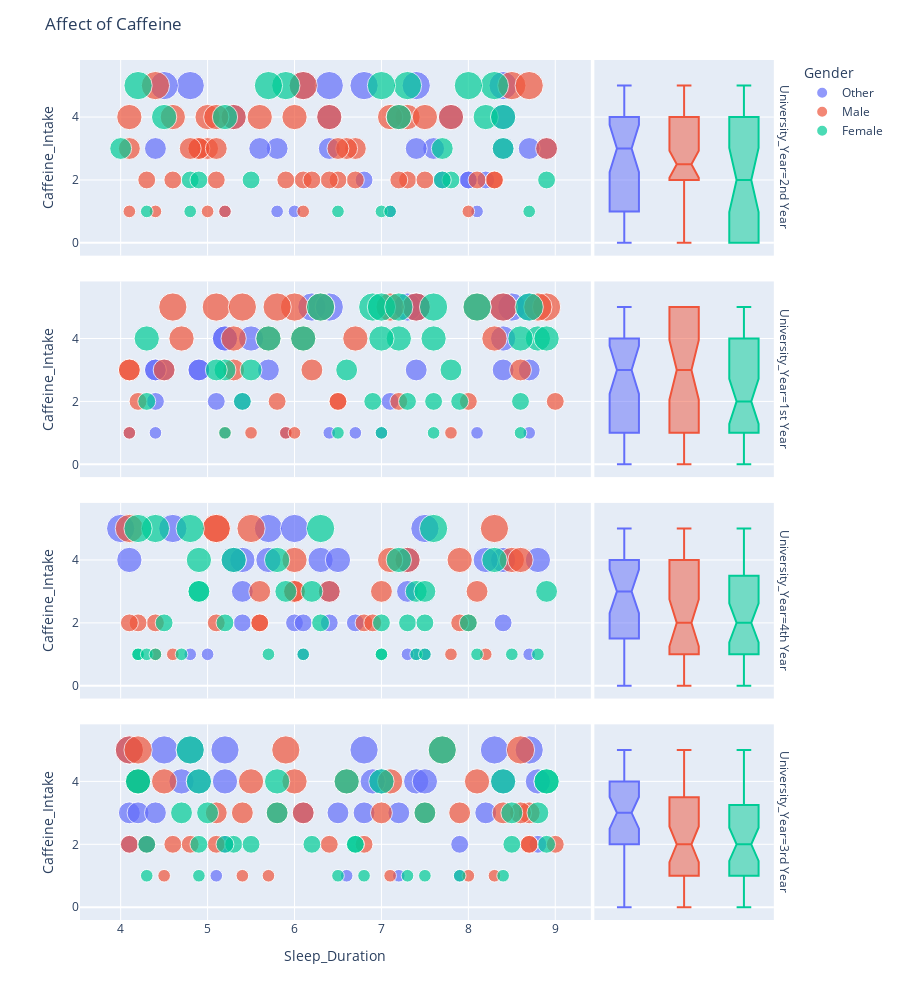

Write notebook code for a chart like this one.
### Markdown cell above
<a id="35"></a>
### <div style="text-align:left; border-radius:15px; padding:20px; color:Black; margin:0; font-size:100%; font-family:Arial; background-color:#48cae4; overflow:hidden"><b>⚡ 5. Affect of Caffeine with Sleeping </b>
<a href="#table-of-contents" style="font-family: Arial, sans-serif; font-size: 15px; background-color: #7b2cbf; color: #ffffff; padding: 7px 15px; text-decoration: none; border-radius: 15px;">
        [Table of Content 📜⬆️]
</a>
</div>

### Code cell
fig = px.scatter(
    dfc,
    y=dfc['Caffeine_Intake'],
    x=dfc['Sleep_Duration'],
    color=dfc['Gender'],
    size=dfc['Caffeine_Intake'],
    #symbol = dfc['University_Year'],
    facet_row=dfc['University_Year'],
    marginal_y='box'
   
)

fig.update_layout(
    title='Affect of Caffeine',
    height=1000,
)
fig.show()

### Figure 1 — Plotly figure (JSON) as saved in the notebook; plotly's stock layout.template omitted (floating-point values rounded to 4 significant figures)
{"data": [{"hovertemplate": "Gender=Other<br>University_Year=2nd Year<br>Sleep_Duration=%{x}<br>Caffeine_Intake=%{marker.size}<extra></extra>", "legendgroup": "Other", "marker": {"color": "#636efa", "size": [2, 3, 1, 5, 0, 2, 1, 0, 5, 4, 3, 5, 1, 5, 4, 4, 3, 3, 4, 0, 0, 0, 5, 3, 2, 3, 2, 5, 3, 1, 0, 0, 1, 0, 5, 3, 2, 3, 0], "sizemode": "area", "sizeref": 0.0125, "symbol": "circle"}, "mode": "markers", "name": "Other", "orientation": "v", "showlegend": true, "type": "scatter", "x": [7.7, 5.8, 6, 4.8, 5.1, 8, 8.1, 8, 6.8, 5.3, 4.4, 7.4, 5.2, 4.5, 8.4, 6.4, 6.4, 5.6, 7.8, 4.6, 7.1, 7.5, 8.4, 7.6, 6.8, 8.4, 8.2, 6.1, 8.9, 5.8, 7.9, 7.9, 7.1, 7.1, 6.4, 7.4, 8, 8.7, 8.5], "xaxis": "x7", "y": [2, 3, 1, 5, 0, 2, 1, 0, 5, 4, 3, 5, 1, 5, 4, 4, 3, 3, 4, 0, 0, 0, 5, 3, 2, 3, 2, 5, 3, 1, 0, 0, 1, 0, 5, 3, 2, 3, 0], "yaxis": "y7"}, {"alignmentgroup": "True", "hovertemplate": "Gender=Other<br>University_Year=2nd Year<br>Caffeine_Intake=%{y}<extra></extra>", "legendgroup": "Other", "marker": {"color": "#636efa", "symbol": "circle"}, "name": "Other", "notched": true, "offsetgroup": "Other", "showlegend": false, "type": "box", "xaxis": "x8", "y": [2, 3, 1, 5, 0, 2, 1, 0, 5, 4, 3, 5, 1, 5, 4, 4, 3, 3, 4, 0, 0, 0, 5, 3, 2, 3, 2, 5, 3, 1, 0, 0, 1, 0, 5, 3, 2, 3, 0], "yaxis": "y8"}, {"hovertemplate": "Gender=Other<br>University_Year=1st Year<br>Sleep_Duration=%{x}<br>Caffeine_Intake=%{marker.size}<extra></extra>", "legendgroup": "Other", "marker": {"color": "#636efa", "size": [3, 3, 1, 5, 5, 4, 5, 2, 2, 3, 1, 1, 5, 3, 1, 5, 4, 0, 3, 5, 0, 1, 0, 4, 1, 2, 5, 3, 1, 5, 3, 3, 0, 2, 0, 3, 1, 4], "sizemode": "area", "sizeref": 0.0125, "symbol": "circle"}, "mode": "markers", "name": "Other", "orientation": "v", "showlegend": false, "type": "scatter", "x": [4.9, 4.9, 4.1, 7.4, 7.3, 5.5, 8.5, 7.1, 5.4, 8.4, 5.9, 6.4, 6.2, 4.4, 6.7, 6.4, 5.2, 8.9, 8.7, 8.7, 8.7, 7, 6.6, 8.4, 4.4, 5.1, 7.4, 5.7, 8.7, 8.4, 7.4, 4.5, 6.8, 4.4, 6.8, 4.4, 8.1, 5.2], "xaxis": "x5", "y": [3, 3, 1, 5, 5, 4, 5, 2, 2, 3, 1, 1, 5, 3, 1, 5, 4, 0, 3, 5, 0, 1, 0, 4, 1, 2, 5, 3, 1, 5, 3, 3, 0, 2, 0, 3, 1, 4], "yaxis": "y5"}, {"alignmentgroup": "True", "hovertemplate": "Gender=Other<br>University_Year=1st Year<br>Caffeine_Intake=%{y}<extra></extra>", "legendgroup": "Other", "marker": {"color": "#636efa", "symbol": "circle"}, "name": "Other", "notched": true, "offsetgroup": "Other", "showlegend": false, "type": "box", "xaxis": "x6", "y": [3, 3, 1, 5, 5, 4, 5, 2, 2, 3, 1, 1, 5, 3, 1, 5, 4, 0, 3, 5, 0, 1, 0, 4, 1, 2, 5, 3, 1, 5, 3, 3, 0, 2, 0, 3, 1, 4], "yaxis": "y6"}, {"hovertemplate": "Gender=Other<br>University_Year=4th Year<br>Sleep_Duration=%{x}<br>Caffeine_Intake=%{marker.size}<extra></extra>", "legendgroup": "Other", "marker": {"color": "#636efa", "size": [4, 1, 2, 4, 5, 1, 1, 2, 4, 4, 1, 5, 4, 2, 4, 2, 2, 1, 4, 4, 4, 4, 5, 3, 3, 1, 5, 1, 5, 3, 0, 2], "sizemode": "area", "sizeref": 0.0125, "symbol": "circle"}, "mode": "markers", "name": "Other", "orientation": "v", "showlegend": false, "type": "scatter", "x": [6.3, 5, 6.4, 4.1, 5.7, 8.7, 6.1, 5.4, 6.5, 5.4, 7.5, 7.5, 5.7, 8.4, 8.4, 6, 6.1, 7.4, 8.8, 5.3, 7.3, 8.2, 4, 5.4, 7.3, 4.8, 6, 7.3, 4.6, 6.4, 5, 6.7], "xaxis": "x3", "y": [4, 1, 2, 4, 5, 1, 1, 2, 4, 4, 1, 5, 4, 2, 4, 2, 2, 1, 4, 4, 4, 4, 5, 3, 3, 1, 5, 1, 5, 3, 0, 2], "yaxis": "y3"}, {"alignmentgroup": "True", "hovertemplate": "Gender=Other<br>University_Year=4th Year<br>Caffeine_Intake=%{y}<extra></extra>", "legendgroup": "Other", "marker": {"color": "#636efa", "symbol": "circle"}, "name": "Other", "notched": true, "offsetgroup": "Other", "showlegend": false, "type": "box", "xaxis": "x4", "y": [4, 1, 2, 4, 5, 1, 1, 2, 4, 4, 1, 5, 4, 2, 4, 2, 2, 1, 4, 4, 4, 4, 5, 3, 3, 1, 5, 1, 5, 3, 0, 2], "yaxis": "y4"}, {"hovertemplate": "Gender=Other<br>University_Year=3rd Year<br>Sleep_Duration=%{x}<br>Caffeine_Intake=%{marker.size}<extra></extra>", "legendgroup": "Other", "marker": {"color": "#636efa", "size": [3, 2, 3, 0, 3, 1, 1, 2, 3, 0, 3, 5, 4, 4, 5, 0, 4, 0, 3, 2, 4, 4, 5, 5, 1, 2, 5, 3, 5, 4, 4, 5, 1, 0, 4, 4, 2, 3, 4], "sizemode": "area", "sizeref": 0.0125, "symbol": "circle"}, "mode": "markers", "name": "Other", "orientation": "v", "showlegend": false, "type": "scatter", "x": [4.1, 8.8, 6.1, 9, 6.5, 7.9, 6.6, 4.1, 6.8, 6.2, 8.2, 4.1, 4.7, 7, 5.2, 8.6, 5.2, 5.4, 4.2, 5.2, 4.9, 6.9, 6.8, 8.3, 7.2, 7.9, 4.5, 7.2, 8.7, 8.8, 7.4, 4.8, 5.1, 5.3, 7.5, 4.2, 4.3, 4.4, 8.4], "xaxis": "x", "y": [3, 2, 3, 0, 3, 1, 1, 2, 3, 0, 3, 5, 4, 4, 5, 0, 4, 0, 3, 2, 4, 4, 5, 5, 1, 2, 5, 3, 5, 4, 4, 5, 1, 0, 4, 4, 2, 3, 4], "yaxis": "y"}, {"alignmentgroup": "True", "hovertemplate": "Gender=Other<br>University_Year=3rd Year<br>Caffeine_Intake=%{y}<extra></extra>", "legendgroup": "Other", "marker": {"color": "#636efa", "symbol": "circle"}, "name": "Other", "notched": true, "offsetgroup": "Other", "showlegend": false, "type": "box", "xaxis": "x2", "y": [3, 2, 3, 0, 3, 1, 1, 2, 3, 0, 3, 5, 4, 4, 5, 0, 4, 0, 3, 2, 4, 4, 5, 5, 1, 2, 5, 3, 5, 4, 4, 5, 1, 0, 4, 4, 2, 3, 4], "yaxis": "y2"}, {"hovertemplate": "Gender=Male<br>University_Year=2nd Year<br>Sleep_Duration=%{x}<br>Caffeine_Intake=%{marker.size}<extra></extra>", "legendgroup": "Male", "marker": {"color": "#EF553B", "size": [1, 1, 2, 4, 5, 3, 0, 3, 3, 1, 2, 3, 0, 3, 2, 2, 1, 2, 2, 4, 3, 5, 5, 2, 2, 3, 5, 2, 0, 2, 2, 2, 4, 0, 2, 4, 4, 0, 0, 4, 4, 4, 2, 4, 1, 4, 4, 3, 1, 4, 3, 2, 4, 3], "sizemode": "area", "sizeref": 0.0125, "symbol": "circle"}, "mode": "markers", "name": "Male", "orientation": "v", "showlegend": true, "type": "scatter", "x": [6.1, 5, 8.3, 7.3, 8.5, 5, 4.7, 4.1, 6.7, 4.1, 7.3, 4.9, 8, 4.9, 5.1, 8.3, 5.2, 4.6, 7.5, 7.1, 6.6, 8.7, 6.1, 6.1, 5.9, 5.1, 4.4, 4.3, 9, 6.7, 6.5, 6.4, 7.5, 7.1, 8.1, 5.3, 7.2, 6.7, 7.8, 4.1, 5.6, 6.4, 6.2, 7.8, 8, 4.6, 5, 6.5, 4.4, 6, 4.8, 7.2, 5.1, 8.9], "xaxis": "x7", "y": [1, 1, 2, 4, 5, 3, 0, 3, 3, 1, 2, 3, 0, 3, 2, 2, 1, 2, 2, 4, 3, 5, 5, 2, 2, 3, 5, 2, 0, 2, 2, 2, 4, 0, 2, 4, 4, 0, 0, 4, 4, 4, 2, 4, 1, 4, 4, 3, 1, 4, 3, 2, 4, 3], "yaxis": "y7"}, {"alignmentgroup": "True", "hovertemplate": "Gender=Male<br>University_Year=2nd Year<br>Caffeine_Intake=%{y}<extra></extra>", "legendgroup": "Male", "marker": {"color": "#EF553B", "symbol": "circle"}, "name": "Male", "notched": true, "offsetgroup": "Male", "showlegend": false, "type": "box", "xaxis": "x8", "y": [1, 1, 2, 4, 5, 3, 0, 3, 3, 1, 2, 3, 0, 3, 2, 2, 1, 2, 2, 4, 3, 5, 5, 2, 2, 3, 5, 2, 0, 2, 2, 2, 4, 0, 2, 4, 4, 0, 0, 4, 4, 4, 2, 4, 1, 4, 4, 3, 1, 4, 3, 2, 4, 3], "yaxis": "y8"}, {"hovertemplate": "Gender=Male<br>University_Year=1st Year<br>Sleep_Duration=%{x}<br>Caffeine_Intake=%{marker.size}<extra></extra>", "legendgroup": "Male", "marker": {"color": "#EF553B", "size": [5, 5, 3, 3, 4, 4, 1, 5, 4, 2, 2, 3, 0, 4, 3, 0, 1, 5, 1, 2, 2, 5, 5, 2, 1, 5, 0, 0, 1, 5, 5, 2, 3, 5, 2, 0, 0, 5, 3, 5, 0, 1, 4, 4], "sizemode": "area", "sizeref": 0.0125, "symbol": "circle"}, "mode": "markers", "name": "Male", "orientation": "v", "showlegend": false, "type": "scatter", "x": [6.3, 6, 4.1, 5.3, 5.3, 6.1, 5.9, 5.8, 5.7, 6.5, 5.8, 8.6, 4.7, 6.7, 4.1, 4.1, 7.8, 8.9, 5.2, 9, 7.2, 5.1, 8.4, 8, 6, 7.4, 5.3, 7.4, 4.1, 8.1, 4.6, 6.5, 4.5, 7.1, 4.2, 4.7, 6.3, 8.8, 6.2, 5.4, 8.8, 5.5, 8.3, 4.7], "xaxis": "x5", "y": [5, 5, 3, 3, 4, 4, 1, 5, 4, 2, 2, 3, 0, 4, 3, 0, 1, 5, 1, 2, 2, 5, 5, 2, 1, 5, 0, 0, 1, 5, 5, 2, 3, 5, 2, 0, 0, 5, 3, 5, 0, 1, 4, 4], "yaxis": "y5"}, {"alignmentgroup": "True", "hovertemplate": "Gender=Male<br>University_Year=1st Year<br>Caffeine_Intake=%{y}<extra></extra>", "legendgroup": "Male", "marker": {"color": "#EF553B", "symbol": "circle"}, "name": "Male", "notched": true, "offsetgroup": "Male", "showlegend": false, "type": "box", "xaxis": "x6", "y": [5, 5, 3, 3, 4, 4, 1, 5, 4, 2, 2, 3, 0, 4, 3, 0, 1, 5, 1, 2, 2, 5, 5, 2, 1, 5, 0, 0, 1, 5, 5, 2, 3, 5, 2, 0, 0, 5, 3, 5, 0, 1, 4, 4], "yaxis": "y6"}, {"hovertemplate": "Gender=Male<br>University_Year=4th Year<br>Sleep_Duration=%{x}<br>Caffeine_Intake=%{marker.size}<extra></extra>", "legendgroup": "Male", "marker": {"color": "#EF553B", "size": [5, 0, 4, 0, 2, 0, 1, 0, 3, 3, 0, 2, 0, 2, 2, 4, 3, 4, 4, 0, 3, 2, 4, 5, 5, 4, 1, 5, 0, 1, 5, 1, 0, 2, 2, 2, 3, 3, 2, 2], "sizemode": "area", "sizeref": 0.0125, "symbol": "circle"}, "mode": "markers", "name": "Male", "orientation": "v", "showlegend": false, "type": "scatter", "x": [5.1, 4.7, 8.5, 5, 6.8, 6.8, 4.4, 6.9, 6, 6.4, 4.7, 6.9, 7.3, 4.4, 5.1, 7.9, 8.1, 7.3, 8.6, 8.2, 5.6, 4.2, 7.1, 5.5, 5.1, 6, 4.6, 8.3, 8, 7.8, 4.1, 8.2, 6.2, 8, 5.6, 4.1, 6, 7, 7.9, 5.6], "xaxis": "x3", "y": [5, 0, 4, 0, 2, 0, 1, 0, 3, 3, 0, 2, 0, 2, 2, 4, 3, 4, 4, 0, 3, 2, 4, 5, 5, 4, 1, 5, 0, 1, 5, 1, 0, 2, 2, 2, 3, 3, 2, 2], "yaxis": "y3"}, {"alignmentgroup": "True", "hovertemplate": "Gender=Male<br>University_Year=4th Year<br>Caffeine_Intake=%{y}<extra></extra>", "legendgroup": "Male", "marker": {"color": "#EF553B", "symbol": "circle"}, "name": "Male", "notched": true, "offsetgroup": "Male", "showlegend": false, "type": "box", "xaxis": "x4", "y": [5, 0, 4, 0, 2, 0, 1, 0, 3, 3, 0, 2, 0, 2, 2, 4, 3, 4, 4, 0, 3, 2, 4, 5, 5, 4, 1, 5, 0, 1, 5, 1, 0, 2, 2, 2, 3, 3, 2, 2], "yaxis": "y4"}, {"hovertemplate": "Gender=Male<br>University_Year=3rd Year<br>Sleep_Duration=%{x}<br>Caffeine_Intake=%{marker.size}<extra></extra>", "legendgroup": "Male", "marker": {"color": "#EF553B", "size": [3, 5, 0, 2, 3, 3, 2, 0, 3, 4, 2, 1, 0, 2, 4, 2, 4, 2, 0, 1, 2, 3, 5, 3, 3, 2, 4, 0, 3, 2, 5, 4, 4, 0, 1, 1, 3, 4, 3, 1, 2, 0, 5, 5, 0, 0, 1, 0], "sizemode": "area", "sizeref": 0.0125, "symbol": "circle"}, "mode": "markers", "name": "Male", "orientation": "v", "showlegend": false, "type": "scatter", "x": [8.7, 5.9, 8.3, 4.1, 5.4, 8.6, 4.6, 5, 7, 6.6, 6.8, 4.5, 7.5, 8.7, 4.2, 8.7, 8.1, 4.3, 5.6, 7.1, 9, 8.4, 4.1, 7.9, 5.8, 5.1, 4.5, 8.3, 7.5, 4.8, 7.7, 7.1, 5.5, 7.7, 8, 5.4, 6.1, 6, 5.1, 8.3, 6.4, 8.3, 4.2, 8.6, 4.5, 7.7, 5.7, 7.9], "xaxis": "x", "y": [3, 5, 0, 2, 3, 3, 2, 0, 3, 4, 2, 1, 0, 2, 4, 2, 4, 2, 0, 1, 2, 3, 5, 3, 3, 2, 4, 0, 3, 2, 5, 4, 4, 0, 1, 1, 3, 4, 3, 1, 2, 0, 5, 5, 0, 0, 1, 0], "yaxis": "y"}, {"alignmentgroup": "True", "hovertemplate": "Gender=Male<br>University_Year=3rd Year<br>Caffeine_Intake=%{y}<extra></extra>", "legendgroup": "Male", "marker": {"color": "#EF553B", "symbol": "circle"}, "name": "Male", "notched": true, "offsetgroup": "Male", "showlegend": false, "type": "box", "xaxis": "x2", "y": [3, 5, 0, 2, 3, 3, 2, 0, 3, 4, 2, 1, 0, 2, 4, 2, 4, 2, 0, 1, 2, 3, 5, 3, 3, 2, 4, 0, 3, 2, 5, 4, 4, 0, 1, 1, 3, 4, 3, 1, 2, 0, 5, 5, 0, 0, 1, 0], "yaxis": "y2"}, {"hovertemplate": "Gender=Female<br>University_Year=2nd Year<br>Sleep_Duration=%{x}<br>Caffeine_Intake=%{marker.size}<extra></extra>", "legendgroup": "Female", "marker": {"color": "#00cc96", "size": [1, 0, 0, 5, 0, 4, 4, 0, 2, 5, 4, 0, 5, 2, 2, 2, 1, 5, 0, 4, 2, 0, 5, 4, 3, 3, 2, 0, 5, 1, 1, 5, 0, 0, 1, 3, 1, 0], "sizemode": "area", "sizeref": 0.0125, "symbol": "circle"}, "mode": "markers", "name": "Female", "orientation": "v", "showlegend": true, "type": "scatter", "x": [6.5, 7.2, 4.8, 7.3, 4.9, 4.5, 5.2, 6, 7.8, 8.3, 7.2, 8.1, 4.2, 4.8, 7.7, 5.5, 8.7, 7, 7.7, 8.2, 8.9, 7.6, 8, 8.4, 7.7, 8.4, 4.9, 7.8, 5.9, 7, 4.3, 5.7, 9, 4.7, 7.1, 4, 4.8, 4.9], "xaxis": "x7", "y": [1, 0, 0, 5, 0, 4, 4, 0, 2, 5, 4, 0, 5, 2, 2, 2, 1, 5, 0, 4, 2, 0, 5, 4, 3, 3, 2, 0, 5, 1, 1, 5, 0, 0, 1, 3, 1, 0], "yaxis": "y7"}, {"alignmentgroup": "True", "hovertemplate": "Gender=Female<br>University_Year=2nd Year<br>Caffeine_Intake=%{y}<extra></extra>", "legendgroup": "Female", "marker": {"color": "#00cc96", "symbol": "circle"}, "name": "Female", "notched": true, "offsetgroup": "Female", "showlegend": false, "type": "box", "xaxis": "x8", "y": [1, 0, 0, 5, 0, 4, 4, 0, 2, 5, 4, 0, 5, 2, 2, 2, 1, 5, 0, 4, 2, 0, 5, 4, 3, 3, 2, 0, 5, 1, 1, 5, 0, 0, 1, 3, 1, 0], "yaxis": "y8"}, {"hovertemplate": "Gender=Female<br>University_Year=1st Year<br>Sleep_Duration=%{x}<br>Caffeine_Intake=%{marker.size}<extra></extra>", "legendgroup": "Female", "marker": {"color": "#00cc96", "size": [1, 5, 0, 4, 2, 4, 2, 0, 1, 5, 0, 4, 1, 5, 4, 3, 2, 4, 4, 4, 3, 2, 0, 0, 0, 3, 2, 4, 2, 0, 3, 5, 2, 0, 1, 0, 5, 0, 1, 4, 5, 5, 3], "sizemode": "area", "sizeref": 0.0125, "symbol": "circle"}, "mode": "markers", "name": "Female", "orientation": "v", "showlegend": false, "type": "scatter", "x": [8.6, 6.9, 4.4, 4.3, 5.4, 7.2, 7.6, 5.2, 5.2, 7.6, 8.2, 6.1, 7, 7, 7, 5.2, 7.3, 7.6, 8.8, 8.6, 5.5, 8.6, 4.8, 4.4, 5.7, 7.8, 6.9, 8.9, 7.9, 5.4, 5.1, 8.7, 4.3, 6.9, 6.5, 6.6, 7.2, 7.5, 7.6, 5.7, 8.1, 6.3, 6.6], "xaxis": "x5", "y": [1, 5, 0, 4, 2, 4, 2, 0, 1, 5, 0, 4, 1, 5, 4, 3, 2, 4, 4, 4, 3, 2, 0, 0, 0, 3, 2, 4, 2, 0, 3, 5, 2, 0, 1, 0, 5, 0, 1, 4, 5, 5, 3], "yaxis": "y5"}, {"alignmentgroup": "True", "hovertemplate": "Gender=Female<br>University_Year=1st Year<br>Caffeine_Intake=%{y}<extra></extra>", "legendgroup": "Female", "marker": {"color": "#00cc96", "symbol": "circle"}, "name": "Female", "notched": true, "offsetgroup": "Female", "showlegend": false, "type": "box", "xaxis": "x6", "y": [1, 5, 0, 4, 2, 4, 2, 0, 1, 5, 0, 4, 1, 5, 4, 3, 2, 4, 4, 4, 3, 2, 0, 0, 0, 3, 2, 4, 2, 0, 3, 5, 2, 0, 1, 0, 5, 0, 1, 4, 5, 5, 3], "yaxis": "y6"}, {"hovertemplate": "Gender=Female<br>University_Year=4th Year<br>Sleep_Duration=%{x}<br>Caffeine_Intake=%{marker.size}<extra></extra>", "legendgroup": "Female", "marker": {"color": "#00cc96", "size": [4, 1, 1, 5, 2, 3, 1, 5, 1, 3, 1, 3, 2, 4, 1, 2, 5, 3, 0, 2, 4, 2, 1, 4, 1, 1, 1, 1, 1, 5, 3, 4, 5, 3, 1, 1, 2, 2, 3, 0], "sizemode": "area", "sizeref": 0.0125, "symbol": "circle"}, "mode": "markers", "name": "Female", "orientation": "v", "showlegend": false, "type": "scatter", "x": [4.9, 7, 4.2, 6.3, 4.5, 5.9, 8.5, 7.6, 7, 6.2, 4.2, 8.9, 8, 5.8, 6.1, 6.3, 4.8, 4.9, 8.1, 7, 5.3, 7.3, 8.1, 8.3, 8.8, 5.7, 7.4, 4.3, 7.5, 4.4, 7.4, 7.2, 4.2, 4.9, 4.7, 4.4, 7.5, 5.2, 7.5, 4.3], "xaxis": "x3", "y": [4, 1, 1, 5, 2, 3, 1, 5, 1, 3, 1, 3, 2, 4, 1, 2, 5, 3, 0, 2, 4, 2, 1, 4, 1, 1, 1, 1, 1, 5, 3, 4, 5, 3, 1, 1, 2, 2, 3, 0], "yaxis": "y3"}, {"alignmentgroup": "True", "hovertemplate": "Gender=Female<br>University_Year=4th Year<br>Caffeine_Intake=%{y}<extra></extra>", "legendgroup": "Female", "marker": {"color": "#00cc96", "symbol": "circle"}, "name": "Female", "notched": true, "offsetgroup": "Female", "showlegend": false, "type": "box", "xaxis": "x4", "y": [4, 1, 1, 5, 2, 3, 1, 5, 1, 3, 1, 3, 2, 4, 1, 2, 5, 3, 0, 2, 4, 2, 1, 4, 1, 1, 1, 1, 1, 5, 3, 4, 5, 3, 1, 1, 2, 2, 3, 0], "yaxis": "y4"}, {"hovertemplate": "Gender=Female<br>University_Year=3rd Year<br>Sleep_Duration=%{x}<br>Caffeine_Intake=%{marker.size}<extra></extra>", "legendgroup": "Female", "marker": {"color": "#00cc96", "size": [1, 3, 2, 0, 2, 3, 4, 2, 2, 3, 0, 2, 4, 1, 0, 5, 4, 1, 0, 1, 2, 1, 4, 3, 2, 1, 3, 1, 0, 1, 0, 5, 4, 2, 3, 2, 0, 0, 0, 4, 4, 4, 2, 4, 0], "sizemode": "area", "sizeref": 0.0125, "symbol": "circle"}, "mode": "markers", "name": "Female", "orientation": "v", "showlegend": false, "type": "scatter", "x": [7.3, 4.7, 4.3, 7.7, 6.2, 5, 4.9, 5.3, 5.5, 8.5, 5.3, 8.9, 6.6, 4.9, 8.6, 7.7, 4.2, 4.3, 8, 7.5, 4.9, 6.8, 7, 5.8, 5.2, 7.9, 8.8, 6.5, 4.4, 8.4, 8.4, 4.8, 8.9, 6.7, 7.5, 8.5, 6.4, 6.3, 4.2, 8.9, 5.8, 4.2, 6.7, 8.4, 8], "xaxis": "x", "y": [1, 3, 2, 0, 2, 3, 4, 2, 2, 3, 0, 2, 4, 1, 0, 5, 4, 1, 0, 1, 2, 1, 4, 3, 2, 1, 3, 1, 0, 1, 0, 5, 4, 2, 3, 2, 0, 0, 0, 4, 4, 4, 2, 4, 0], "yaxis": "y"}, {"alignmentgroup": "True", "hovertemplate": "Gender=Female<br>University_Year=3rd Year<br>Caffeine_Intake=%{y}<extra></extra>", "legendgroup": "Female", "marker": {"color": "#00cc96", "symbol": "circle"}, "name": "Female", "notched": true, "offsetgroup": "Female", "showlegend": false, "type": "box", "xaxis": "x2", "y": [1, 3, 2, 0, 2, 3, 4, 2, 2, 3, 0, 2, 4, 1, 0, 5, 4, 1, 0, 1, 2, 1, 4, 3, 2, 1, 3, 1, 0, 1, 0, 5, 4, 2, 3, 2, 0, 0, 0, 4, 4, 4, 2, 4, 0], "yaxis": "y2"}], "layout": {"annotations": [{"font": {}, "showarrow": false, "text": "University_Year=3rd Year", "textangle": 90, "x": 0.98, "xanchor": "left", "xref": "paper", "y": 0.1138, "yanchor": "middle", "yref": "paper"}, {"font": {}, "showarrow": false, "text": "University_Year=4th Year", "textangle": 90, "x": 0.98, "xanchor": "left", "xref": "paper", "y": 0.3712, "yanchor": "middle", "yref": "paper"}, {"font": {}, "showarrow": false, "text": "University_Year=1st Year", "textangle": 90, "x": 0.98, "xanchor": "left", "xref": "paper", "y": 0.6288, "yanchor": "middle", "yref": "paper"}, {"font": {}, "showarrow": false, "text": "University_Year=2nd Year", "textangle": 90, "x": 0.98, "xanchor": "left", "xref": "paper", "y": 0.8862, "yanchor": "middle", "yref": "paper"}], "height": 1000, "legend": {"itemsizing": "constant", "title": {"text": "Gender"}, "tracegroupgap": 0}, "margin": {"t": 60}, "title": {"text": "Affect of Caffeine"}, "xaxis": {"anchor": "y", "domain": [0, 0.7215], "title": {"text": "Sleep_Duration"}}, "xaxis2": {"anchor": "y2", "domain": [0.7265, 0.98], "matches": "x2", "showgrid": false, "showline": false, "showticklabels": false, "ticks": ""}, "xaxis3": {"anchor": "y3", "domain": [0, 0.7215], "matches": "x", "showticklabels": false}, "xaxis4": {"anchor": "y4", "domain": [0.7265, 0.98], "matches": "x2", "showgrid": false, "showline": false, "showticklabels": false, "ticks": ""}, "xaxis5": {"anchor": "y5", "domain": [0, 0.7215], "matches": "x", "showticklabels": false}, "xaxis6": {"anchor": "y6", "domain": [0.7265, 0.98], "matches": "x2", "showgrid": false, "showline": false, "showticklabels": false, "ticks": ""}, "xaxis7": {"anchor": "y7", "domain": [0, 0.7215], "matches": "x", "showticklabels": false}, "xaxis8": {"anchor": "y8", "domain": [0.7265, 0.98], "matches": "x2", "showgrid": false, "showline": false, "showticklabels": false, "ticks": ""}, "yaxis": {"anchor": "x", "domain": [0, 0.2275], "title": {"text": "Caffeine_Intake"}}, "yaxis2": {"anchor": "x2", "domain": [0, 0.2275], "matches": "y", "showgrid": true, "showticklabels": false}, "yaxis3": {"anchor": "x3", "domain": [0.2575, 0.485], "matches": "y", "title": {"text": "Caffeine_Intake"}}, "yaxis4": {"anchor": "x4", "domain": [0.2575, 0.485], "matches": "y", "showgrid": true, "showticklabels": false}, "yaxis5": {"anchor": "x5", "domain": [0.515, 0.7425], "matches": "y", "title": {"text": "Caffeine_Intake"}}, "yaxis6": {"anchor": "x6", "domain": [0.515, 0.7425], "matches": "y", "showgrid": true, "showticklabels": false}, "yaxis7": {"anchor": "x7", "domain": [0.7725, 1], "matches": "y", "title": {"text": "Caffeine_Intake"}}, "yaxis8": {"anchor": "x8", "domain": [0.7725, 1], "matches": "y", "showgrid": true, "showticklabels": false}}}
